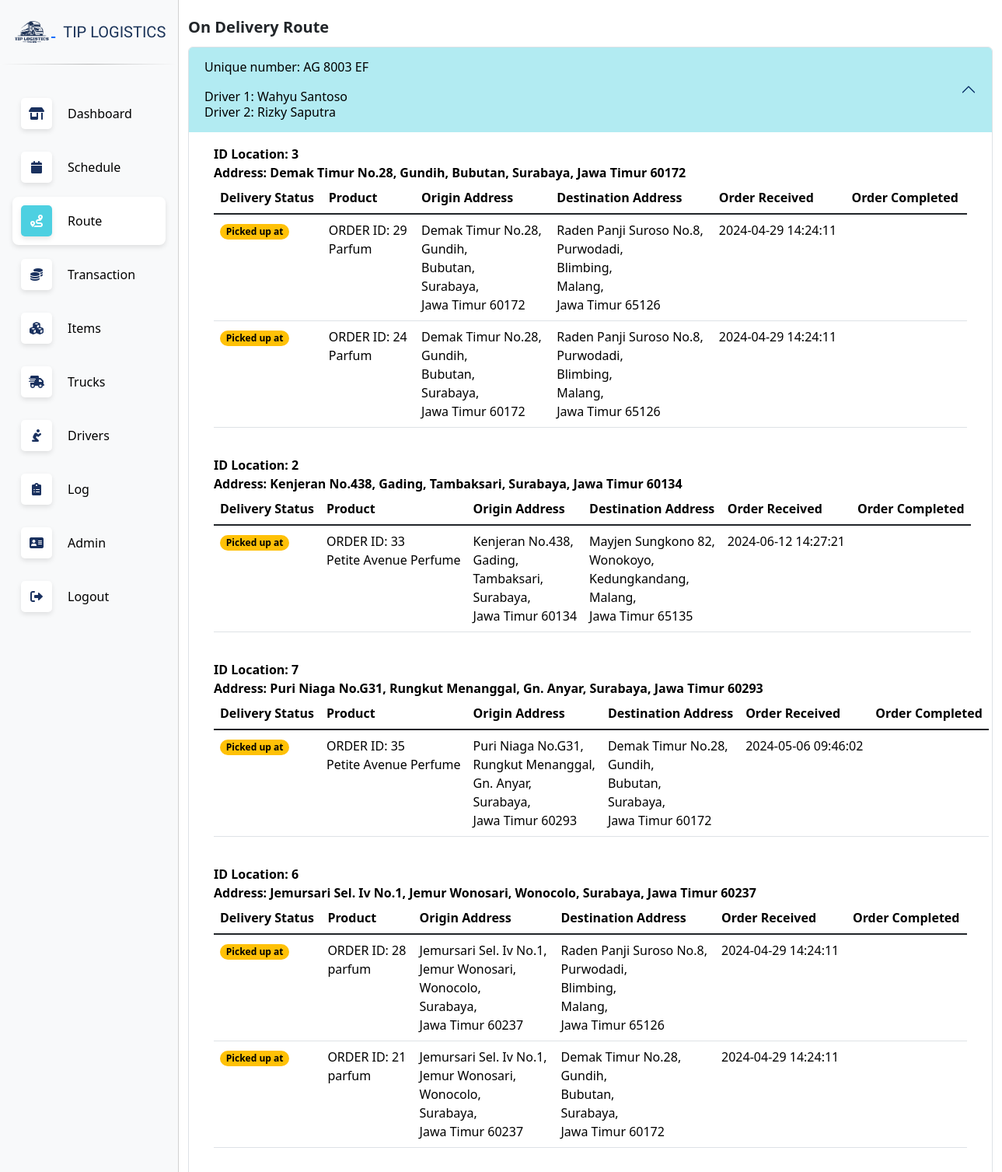
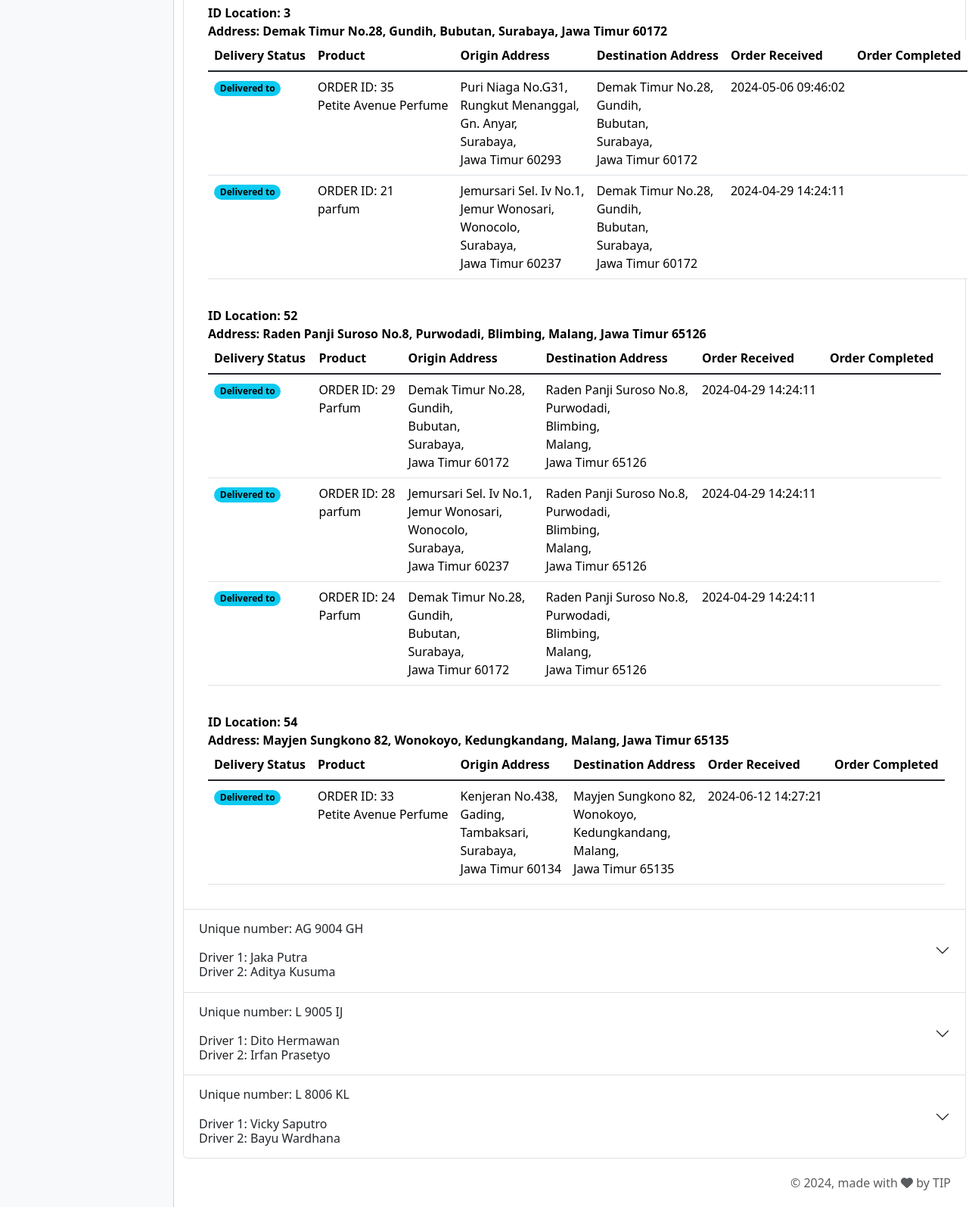
Screenshot of /route.php (signed in) with the database file from the repository (2 pictures, top to bottom).
### tables this page shows
CREATE TABLE IF NOT EXISTS `truck` (
  `id` int(11) NOT NULL AUTO_INCREMENT,
  `unique_number` varchar(11) DEFAULT NULL,
  `total_distance` float NOT NULL,
  `capacity_kg` int(11) NOT NULL,
  `panjang` float NOT NULL,
  `lebar` float NOT NULL,
  `tinggi` float NOT NULL,
  `truck_status` tinyint(1) NOT NULL,
  `fuel_capacity` int(11) NOT NULL,
  `fuel_now` float NOT NULL,
  `km_per_liter` float NOT NULL,
  `id_fuel` int(11) NOT NULL,
  `id_location` int(11) NOT NULL,
  PRIMARY KEY (`id`),
  KEY `id_fuel` (`id_fuel`),
  KEY `id_location` (`id_location`) USING BTREE
);

CREATE TABLE IF NOT EXISTS `route` (
  `id` int(11) NOT NULL AUTO_INCREMENT,
  `id_schedule` int(11) NOT NULL,
  `id_location` int(11) NOT NULL,
  PRIMARY KEY (`id`)
);

CREATE TABLE IF NOT EXISTS `item` (
  `id` int(11) NOT NULL AUTO_INCREMENT,
  `status` tinyint(1) NOT NULL DEFAULT 0,
  `item_name` varchar(45) NOT NULL,
  `panjang` int(11) NOT NULL,
  `lebar` int(11) NOT NULL,
  `tinggi` int(11) NOT NULL,
  `weight_kg` int(11) NOT NULL,
  `category` int(11) NOT NULL,
  `shipping_cost` int(11) NOT NULL,
  `order_received` timestamp NOT NULL DEFAULT current_timestamp() ON UPDATE current_timestamp(),
  `order_completed` datetime DEFAULT NULL,
  `id_location_from` int(11) NOT NULL,
  `sender_name` varchar(50) NOT NULL,
  `sender_phone_num` varchar(12) NOT NULL,
  `id_location_to` int(11) NOT NULL,
  `receiver_name` varchar(50) NOT NULL,
  `receiver_phone_num` varchar(12) NOT NULL,
  PRIMARY KEY (`id`),
  KEY `item_ibfk_2` (`category`),
  KEY `id_city_to` (`id_location_to`) USING BTREE,
  KEY `id_city_from` (`id_location_from`) USING BTREE
);

### route.php (the view, shortened to what this page needs)
<?php
require "connect.php";
?>
<!DOCTYPE html>
<html lang="en">
<head>
    <?php include('head.php'); ?>
</head>
<body>
    <?php
      include('navbar.php');
    ?>
    <div class="main-content">
      <div class="container" style="padding-top: 20px;">
      <div class="title-form" style="padding-bottom: 10px;">On Delivery Route</div>
      <div class="col-md-12">
        <?php
          $position = $_SESSION['position'];
          $query_id_truk = "";
          if ($position == 1 or $position == 2) {
            $query_id_truk = "SELECT DISTINCT `truck`.`id`, `truck`.`unique_number`, d1.`driver_name` AS driver1_name, d2.`driver_name` AS driver2_name, `schedule`.`id_schedule` FROM `truck`
                            JOIN `truck_driver` ON `truck`.`id` = `truck_driver`.`id_truck`
                            JOIN `schedule` ON `schedule`.`id_schedule` = `truck_driver`.`id`
                            JOIN `driver` d1 ON d1.id = `truck_driver`.`id_driver1`
                            JOIN `driver` d2 ON d2.id = `truck_driver`.`id_driver2`
                            WHERE `schedule`.`status` = 1;";
          }
          $res_id_truk = mysqli_query($con, $query_id_truk);
          $count = 1;
          if (mysqli_num_rows($res_id_truk) > 0) {
            echo '<div class="accordion" id="accordionExample">';
            while ($row_id_truk = mysqli_fetch_array($res_id_truk)) {
              echo '<div class="accordion-item">
                      <h2 class="accordion-header custom-accordion-header">
                        <button class="accordion-button ';
                        if ($count != 1){
                          echo 'collapsed';
                        }
                        echo ' " type="button" data-bs-toggle="collapse" data-bs-target="#collapseOne'.$row_id_truk['id'].'" ';
                        if ($count == 1){
                          echo 'aria-expanded="true"';
                        } else {
                          echo 'aria-expanded="false"';
                        }
                        echo ' aria-controls="collapseOne'.$row_id_truk['id'].'">
                          Unique number: '.$row_id_truk['unique_number'].'<br><br>
                          Driver 1: '.$row_id_truk['driver1_name'].'<br>
                          Driver 2: '.$row_id_truk['driver2_name'].'
                        </button>
                      </h2>
                      <div id="collapseOne'.$row_id_truk['id'].'" class="accordion-collapse collapse ';
                      if ($count == 1){
                        echo 'show';
                        $count = $count + 1;
                      }
                      echo '" data-bs-parent="#accordionExample">
                        <div class="accordion-body" style="min-width: 100% !important; width: 100% !important;">
                          <div class="container">';
                      $origin = [];
                      $row_count_location = 0;
                      $sql_location = 'SELECT `route`.*, CONCAT_WS(
                        ", ",
                        `location`.`alamat`,
                        `location`.`kelurahan_desa`,
                        `location`.`kecamatan`,
                        `location`.`kota_kabupaten`, CONCAT("Jawa Timur ",
                        `location`.`kode_pos`)
                        ) AS `location` FROM `route` JOIN `location` ON `route`.`id_location` = `location`.`id` WHERE `route`.`id_schedule` = '.$row_id_truk['id_schedule'].' ORDER BY `route`.`id`;';
                      $res_location = mysqli_query($con, $sql_location);
                      if (mysqli_num_rows($res_location) > 0){
                        while ($row_loc = mysqli_fetch_array($res_location)){
                            echo '<div class="title-dashboard4"';
                            if ($row_count_location != 0){
                                echo ' style="padding-top: 20px;"';
                            }
                            echo ' >
                              ID Location: '.$row_loc['id_location'].'<br>
                              Address: '.$row_loc['location'].'
                            </div>';
                            echo '<table class="table table-hover fixed-size-table table-routes" id="table-routes'.$row_id_truk['id_schedule'].$row_loc['id_location'].'" style="width: 100%;">';
                            echo '<thead>';
                            echo '<tr>';
                            echo '<th scope="col">Delivery Status</th>';
                            echo '<th scope="col">Product</th>';
                            echo '<th scope="col">Origin Address</th>';
                            echo '<th scope="col">Destination Address</th>';
                            echo '<th scope="col">Order Received</th>';
                            echo '<th scope="col">Order Completed</th>';
                            echo '</tr>';
                            echo '</thead>';
                            echo '<tbody class="table-group-divider">';
                            $sql_each_item = 'SELECT `item`.*, CONCAT_WS(
                                              ", <br>",
                                              `l1`.`alamat`,
                                              `l1`.`kelurahan_desa`,
                                              `l1`.`kecamatan`,
                                              `l1`.`kota_kabupaten`, CONCAT("Jawa Timur ",
                                              `l1`.`kode_pos`)
                                              ) AS `location_from`,
                                              CONCAT_WS(
                                              ", <br>",
                                              `l2`.`alamat`,
                                              `l2`.`kelurahan_desa`,
                                              `l2`.`kecamatan`,
                                              `l2`.`kota_kabupaten`, CONCAT("Jawa Timur ",
                                              `l2`.`kode_pos`)
                                              ) AS `location_dest` FROM `item`
                                              JOIN `location` `l1` ON `l1`.`id` = `item`.`id_location_from`
                                              JOIN `location` `l2` ON `l2`.`id` = `item`.`id_location_to`
                                              JOIN `schedule` ON `schedule`.`id_barang` = `item`.`id`
                                              WHERE `schedule`.`id_schedule` = '.$row_id_truk['id_schedule'].';';
                            $res_each_item = mysqli_query($con, $sql_each_item);
                            if (mysqli_num_rows($res_each_item) > 0){
                              while ($row_each_item = mysqli_fetch_array($res_each_item)){
                                if (count($origin) == 0 AND $row_each_item['id_location_from'] == $row_loc['id_location']){
                                  echo '<tr>';
                                  echo '<td><span class="badge rounded-pill text-bg-warning">Picked up at</span></td>';
                                  echo '<td>ORDER ID: '.$row_each_item['id'].'<br>
                                  '.$row_each_item['item_name'].'</td>';
                                  echo '<td>'.$row_each_item['location_from'].'</td>';
                                  echo '<td>'.$row_each_item['location_dest'].'</td>';
                                  echo '<td>'.$row_each_item['order_received'].'</td>';
                                  echo '<td>'.$row_each_item['order_completed'].'</td>';
                                  echo '</tr>';
                                  array_push($origin, $row_each_item['id']);
                                } else if ($row_each_item['id_location_from'] == $row_loc['id_location'] AND !in_array($row_each_item['id'], $origin)){
                                  echo '<tr>';
                                  echo '<td><span class="badge rounded-pill text-bg-warning">Picked up at</span></td>';
                                  echo '<td>ORDER ID: '.$row_each_item['id'].'<br>
                                  '.$row_each_item['item_name'].'</td>';
                                  echo '<td>'.$row_each_item['location_from'].'</td>';
                                  echo '<td>'.$row_each_item['location_dest'].'</td>';
                                  echo '<td>'.$row_each_item['order_received'].'</td>';
                                  echo '<td>'.$row_each_item['order_completed'].'</td>';
                                  echo '</tr>';
                                  array_push($origin, $row_each_item['id']);
                                }
                                else if (in_array($row_each_item['id'], $origin) && $row_each_item['id_location_to'] == $row_loc['id_location']){
                                  echo '<tr>';
                                  echo '<td><span class="badge rounded-pill text-bg-info">Delivered to</span></td>';
                                  echo '<td>ORDER ID: '.$row_each_item['id'].'<br>
                                  '.$row_each_item['item_name'].'</td>';
                                  echo '<td>'.$row_each_item['location_from'].'</td>';
                                  echo '<td>'.$row_each_item['location_dest'].'</td>';
                                  echo '<td>'.$row_each_item['order_received'].'</td>';
                                  echo '<td>'.$row_each_item['order_completed'].'</td>';
                                  echo '</tr>';
                                }
                              }
                            }
                            echo '</tbody>
                            </table>';
                            $row_count_location++;
                          }
                        }
                        echo '
                          </div>
                        </div>
                      </div>
                    </div>';
            }
            echo ' </div>';
          } else {
            echo '<div class="title-dashboard4">There are no trucks making deliveries.</div>';
          }
        ?>
                  </div>
      </div>
    <?php
      include('footer.php');
    ?>
    </div>
</body>
</html>

### assets/style.css (style rules this page uses)
th, td { white-space: nowrap; }
.title-form { font-size: 20px; font-weight: bold; }
.title-dashboard4 { font-size: 12px; color: #adb5bd; }
.title-dashboard4 { font-size: 16px; color: #000; font-weight: bold; }
.accordion-button { min-width: 100% !important; width: 100% !important; }
.accordion-button:not(.collapsed) { color: black; background-color: #B2EBF2; box-shadow: none; }
.accordion-button:not(.collapsed)::after { background-image: var(--bs-accordion-btn-active-icon); transform: var(--bs-accordion-btn-icon-transform); }
.custom-accordion-header { min-width: 310px; width: 100% !important; }
.main-content { display: flex; flex-direction: column; min-height: 100vh; }

### assets/datatables/datatables.css (style rules this page uses)
:root { --dt-row-selected: 13, 110, 253; --dt-row-selected-text: 255, 255, 255; --dt-row-selected-link: 9, 10, 11; --dt-row-stripe: 0, 0, 0; --dt-row-hover: 0, 0, 0; --dt-column-ordering: 0, 0, 0; --dt-html-background: white; }

### rows the page displays
truck: unique_number "AG 8003 EF", driver1_name "Wahyu Santoso", driver2_name "Rizky Saputra"
route: id_location "3", location "Demak Timur No.28, Gundih, Bubutan, Surabaya, Jawa Timur 60172"
item: id "29", item_name "Parfum", location_from "Demak Timur No.28, Gundih, Bubutan, Surabaya, Jawa Timur 60172", location_dest "Raden Panji Suroso No.8, Purwodadi, Blimbing, Malang, Jawa Timur 65126", order_received "2024-04-29 14:24:11"
item: id "24", item_name "Parfum", location_from "Demak Timur No.28, Gundih, Bubutan, Surabaya, Jawa Timur 60172", location_dest "Raden Panji Suroso No.8, Purwodadi, Blimbing, Malang, Jawa Timur 65126", order_received "2024-04-29 14:24:11"
route: id_location "2", location "Kenjeran No.438, Gading, Tambaksari, Surabaya, Jawa Timur 60134"
item: id "33", item_name "Petite Avenue Perfume", location_from "Kenjeran No.438, Gading, Tambaksari, Surabaya, Jawa Timur 60134", location_dest "Mayjen Sungkono 82, Wonokoyo, Kedungkandang, Malang, Jawa Timur 65135", order_received "2024-06-12 14:27:21"
route: id_location "7", location "Puri Niaga No.G31, Rungkut Menanggal, Gn. Anyar, Surabaya, Jawa Timur 60293"
item: id "35", item_name "Petite Avenue Perfume", location_from "Puri Niaga No.G31, Rungkut Menanggal, Gn. Anyar, Surabaya, Jawa Timur 60293", location_dest "Demak Timur No.28, Gundih, Bubutan, Surabaya, Jawa Timur 60172", order_received "2024-05-06 09:46:02"
route: id_location "6", location "Jemursari Sel. Iv No.1, Jemur Wonosari, Wonocolo, Surabaya, Jawa Timur 60237"
item: id "28", item_name "parfum", location_from "Jemursari Sel. Iv No.1, Jemur Wonosari, Wonocolo, Surabaya, Jawa Timur 60237", location_dest "Raden Panji Suroso No.8, Purwodadi, Blimbing, Malang, Jawa Timur 65126", order_received "2024-04-29 14:24:11"
item: id "21", item_name "parfum", location_from "Jemursari Sel. Iv No.1, Jemur Wonosari, Wonocolo, Surabaya, Jawa Timur 60237", location_dest "Demak Timur No.28, Gundih, Bubutan, Surabaya, Jawa Timur 60172", order_received "2024-04-29 14:24:11"
route: id_location "3", location "Demak Timur No.28, Gundih, Bubutan, Surabaya, Jawa Timur 60172"
route: id_location "52", location "Raden Panji Suroso No.8, Purwodadi, Blimbing, Malang, Jawa Timur 65126"
route: id_location "54", location "Mayjen Sungkono 82, Wonokoyo, Kedungkandang, Malang, Jawa Timur 65135"
truck: unique_number "AG 9004 GH", driver1_name "Jaka Putra", driver2_name "Aditya Kusuma"
truck: unique_number "L 9005 IJ", driver1_name "Dito Hermawan", driver2_name "Irfan Prasetyo"
truck: unique_number "L 8006 KL", driver1_name "Vicky Saputro", driver2_name "Bayu Wardhana"
